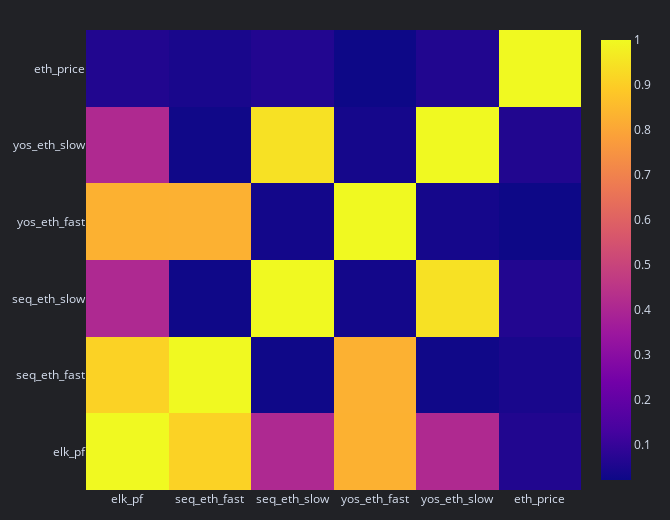

The code cell stored with this chart in its notebook:
### Code cell
# Create a correlation matrix for all the strategies and the ETH price and one another
# Note, we are using the minutely data for ETH
combined_returns = pd.DataFrame({
    'elk_pf': elk_pf.returns,
    'seq_eth_fast': seq_eth_fast_pf.returns,
    'seq_eth_slow': seq_eth_slow_pf.returns,
    'yos_eth_fast': yos_eth_fast_pf.returns,
    'yos_eth_slow': yos_eth_slow_pf.returns,
    'eth_price': eth_minutely_data.returns
})

# Compute the correlation matrix
correlation_matrix = combined_returns.corr()

# Display the correlation matrix
display(correlation_matrix)
correlation_matrix.vbt.heatmap().show()

### Figure 1 — Plotly figure (JSON) as saved in the notebook; plotly's stock layout.template omitted (floating-point values rounded to 4 significant figures)
{"data": [{"colorscale": [[0, "#0d0887"], [0.1111, "#46039f"], [0.2222, "#7201a8"], [0.3333, "#9c179e"], [0.4444, "#bd3786"], [0.5556, "#d8576b"], [0.6667, "#ed7953"], [0.7778, "#fb9f3a"], [0.8889, "#fdca26"], [1, "#f0f921"]], "hoverongaps": false, "type": "heatmap", "uid": "8ff8187a-ec96-4c21-958d-ceee8abca0ca", "x": ["elk_pf", "seq_eth_fast", "seq_eth_slow", "yos_eth_fast", "yos_eth_slow", "eth_price"], "y": ["elk_pf", "seq_eth_fast", "seq_eth_slow", "yos_eth_fast", "yos_eth_slow", "eth_price"], "z": [[1, 0.909, 0.4086, 0.8292, 0.4097, 0.06122], [0.909, 1, 0.02613, 0.8285, 0.02827, 0.04529], [0.4086, 0.02613, 1, 0.03436, 0.9452, 0.06328], [0.8292, 0.8285, 0.03436, 1, 0.03889, 0.02291], [0.4097, 0.02827, 0.9452, 0.03889, 1, 0.06101], [0.06122, 0.04529, 0.06328, 0.02291, 0.06101, 1]]}], "layout": {"height": 520, "legend": {"orientation": "h", "traceorder": "normal", "x": 1, "xanchor": "right", "y": 1.02, "yanchor": "bottom"}, "margin": {"b": 30, "l": 30, "r": 30, "t": 30}, "width": 670}}
